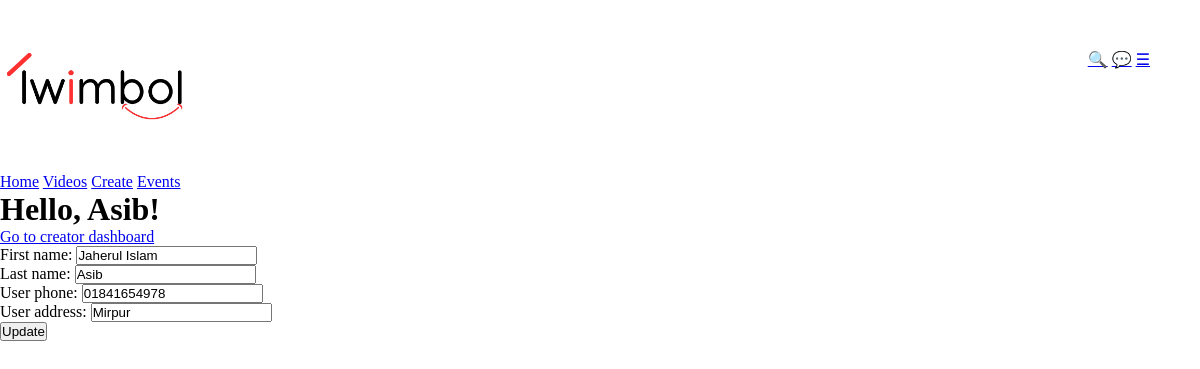
The page /user/ (signed in) on the database its author committed.
### user/models.py (models this page shows, shortened)
class UserProfile(models.Model):
    user = models.OneToOneField(User, on_delete=models.CASCADE, related_name='profile')
    first_name = models.CharField(max_length=50, null=True)
    last_name = models.CharField(max_length=50, null=True)
    user_phone = models.CharField(max_length=50, null=True)
    user_address = models.CharField(max_length=50, null=True)
    user_type = models.CharField(max_length=50, default='regular')
    user_status = models.CharField(max_length=50, default=1)
    created_at = models.DateTimeField(auto_now_add=True)

### user/views.py (the view)
# urls.py: path('', views.user_manager, name='user_manager'),
def user_manager(request):
    if request.user.is_authenticated:
        user = request.user
        profile = user.profile
        if(user.profile):
            if request.method == 'POST':
                user_profile_form = UserProfileForm(request.POST, instance=profile)
                if user_profile_form.is_valid():
                    user_profile_form.save()
                    return redirect('user_manager')
            else:
                user_profile_form = UserProfileForm(instance=profile)
        else:
            UserProfile.objects.create(
                user=User.objects.get(username=user.username),
            )
        context = {
            'message': 'Logged in',
            'user': user,
            'form': user_profile_form,
            'profile': profile
            }
    else:
        return redirect('login')
    return render(request, 'user.html', context)

### user/forms.py
class UserProfileForm(ModelForm):
    class Meta:
        model = UserProfile
        fields = ['first_name', 'last_name', 'user_phone', 'user_address']

### app/templates/user.html (shortened to what this page needs)
{% extends 'base.html' %}
{% block content %}
<h1>Hello, {{user|title}}!</h1>
{% if profile.user_type == 'creator' %}
<a href="{% url 'dashboard' %}">Go to creator dashboard</a>
{% endif %}
<form action="" method="post">
    {{form.as_p}}
    <input type="submit" value="Update">
</form>
{% endblock %}

### app/static/css/style.css (style rules this page uses)
* { margin: 0; padding: 0; outline: none; }

### rows shown on the page
UserProfile: first_name "Jaherul Islam", last_name "Asib", user_phone "01841654978", user_address "Mirpur"

### other values the page prints
{{ user|title }} "Asib"
